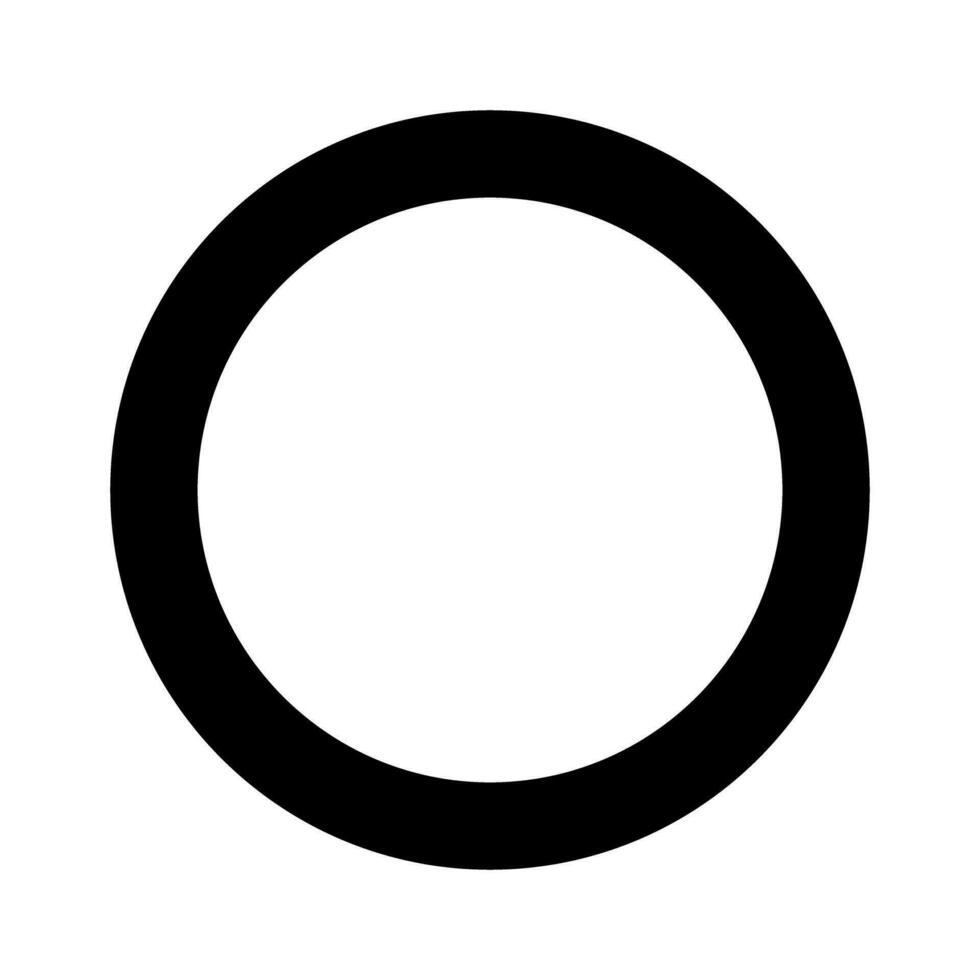
#> input picture circulo_anel.jpg, 980 x 980 px
$ python filtro_baixa.py   (older library calls are emulated)
#> lines starting #> are read from the running program, lines starting #| are printed output that depends on the picture
#> in main, img_original_bgr is the input picture: shape (980, 980, 3); min 0, max 255, mean 205.9
import cv2
import numpy as np
import matplotlib.pyplot as plt

def calcular_fft(imagem):
    """
    Calcula a Transformada de Fourier (FFT) 2D.
    """
    f = np.fft.fft2(imagem)
    fshift = np.fft.fftshift(f)
    # Soma +1 para evitar log(0)
    magnitude_spectrum = 20 * np.log(np.abs(fshift) + 1)
    return magnitude_spectrum

def aplicar_filtro_sobel(imagem_gray):
    """Aplica Sobel (Passa-Altas/Bordas)."""
    sobelx = cv2.Sobel(imagem_gray, cv2.CV_64F, 1, 0, ksize=3)
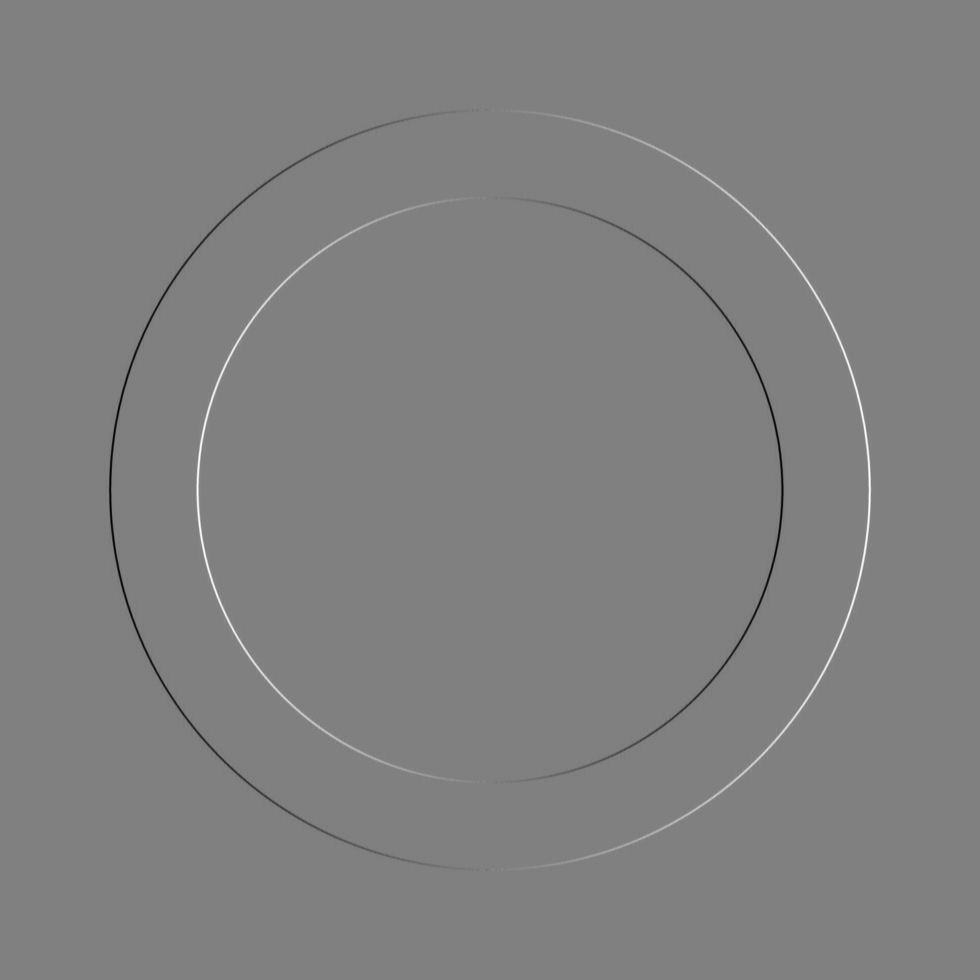
#> sobelx: shape (980, 980) float64; min -1018, max 1008, mean 0; drawn with min black and max white
    sobely = cv2.Sobel(imagem_gray, cv2.CV_64F, 0, 1, ksize=3)
    magnitude = np.sqrt(sobelx**2 + sobely**2)
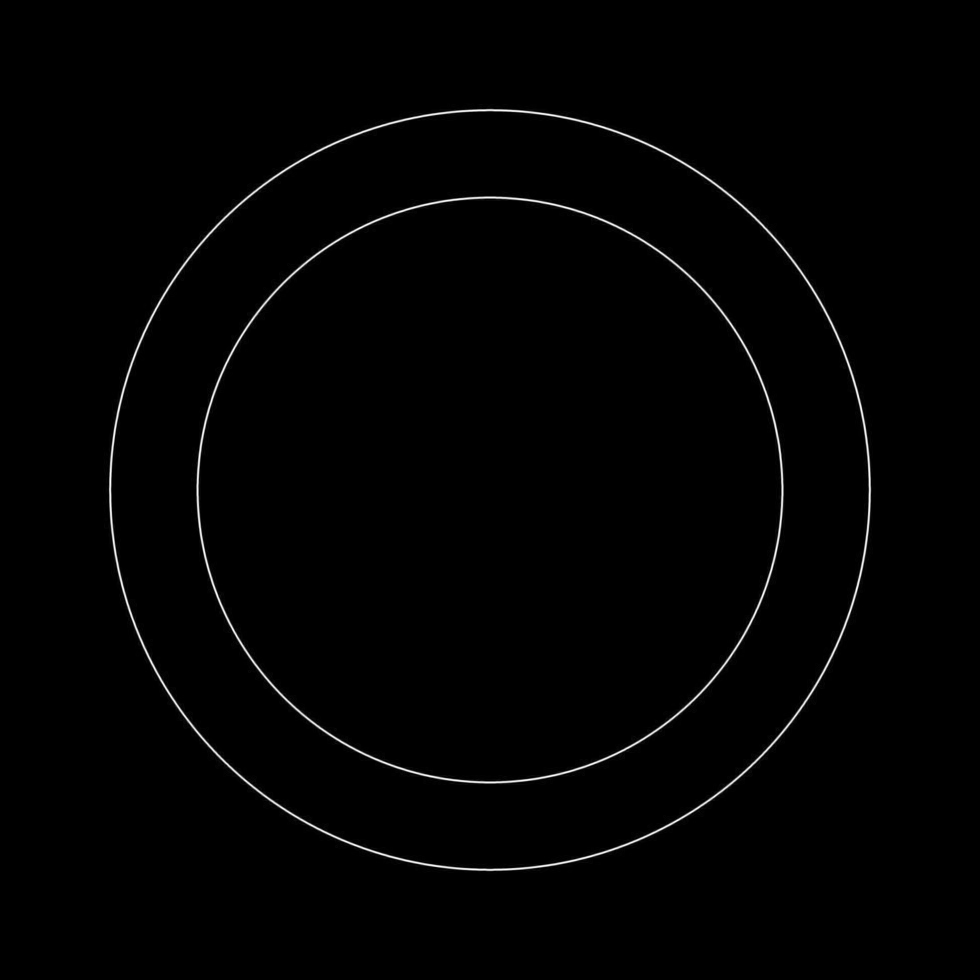
#> magnitude: shape (980, 980) float64; min 0, max 1024.6, mean 9.3; drawn with min black and max white
    magnitude = np.uint8(255 * magnitude / np.max(magnitude))
    return magnitude

def aplicar_filtro_passa_baixa(imagem_gray):
    """
    Aplica um Filtro Gaussiano Forte (Passa-Baixas/Blur).
    Isso elimina detalhes finos e deixa apenas as formas "grosseiras".
    """
    # Kernel (25, 25) é bem grande para deixar o efeito óbvio
    img_blur = cv2.GaussianBlur(imagem_gray, (25, 25), 0)
    return img_blur

def main():
    # --- 1. Carregamento ---
    # Substitua pelo caminho da sua imagem
    caminho_imagem = r'circulo_anel.jpg'

    # Tenta carregar. Se falhar, cria uma imagem sintética para teste
    img_original_bgr = cv2.imread(caminho_imagem)

    if img_original_bgr is None:
        print(f"Aviso: Imagem '{caminho_imagem}' não encontrada. Criando uma sintética.")
        img_original_bgr = np.zeros((300, 300, 3), dtype=np.uint8)
        cv2.rectangle(img_original_bgr, (50, 100), (250, 200), (255, 255, 255), -1)

    img_original_rgb = cv2.cvtColor(img_original_bgr, cv2.COLOR_BGR2RGB)
    img_gray = cv2.cvtColor(img_original_bgr, cv2.COLOR_BGR2GRAY)

    # --- 2. Aplicação dos Filtros ---

    # A. Passa-Baixa (Blur - Mantém o centro do espectro)
    img_baixa = aplicar_filtro_passa_baixa(img_gray)

    # B. Passa-Alta (Sobel - Mantém a periferia do espectro)
    img_alta = aplicar_filtro_sobel(img_gray)

    # --- 3. Cálculo das FFTs ---
    fft_original = calcular_fft(img_gray)
    fft_baixa = calcular_fft(img_baixa)
#> in calcular_fft (call 2), `magnitude_spectrum = 20 * np.log(np.abs(fshift) + 1)`:
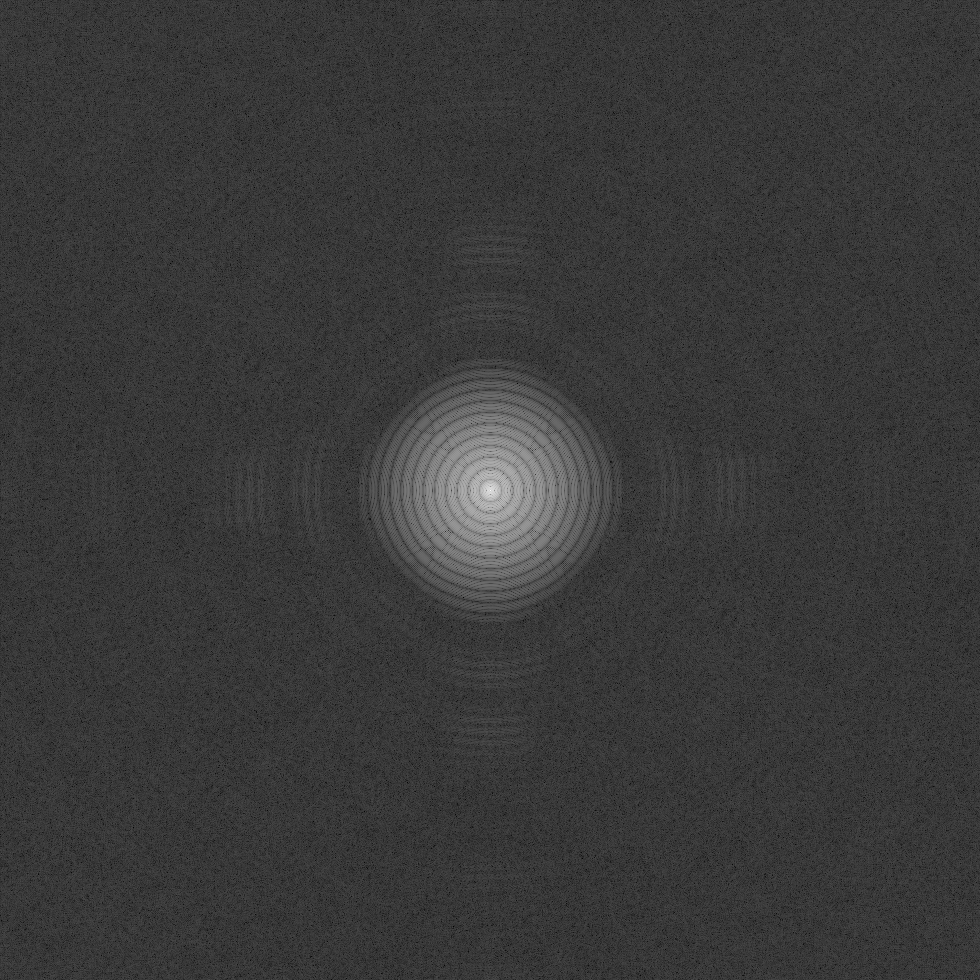
#> magnitude_spectrum: shape (980, 980) float64; min 3.51, max 382.1, mean 89.7; drawn with min black and max white
    fft_alta = calcular_fft(img_alta)
#> in calcular_fft (call 3), `magnitude_spectrum = 20 * np.log(np.abs(fshift) + 1)`:
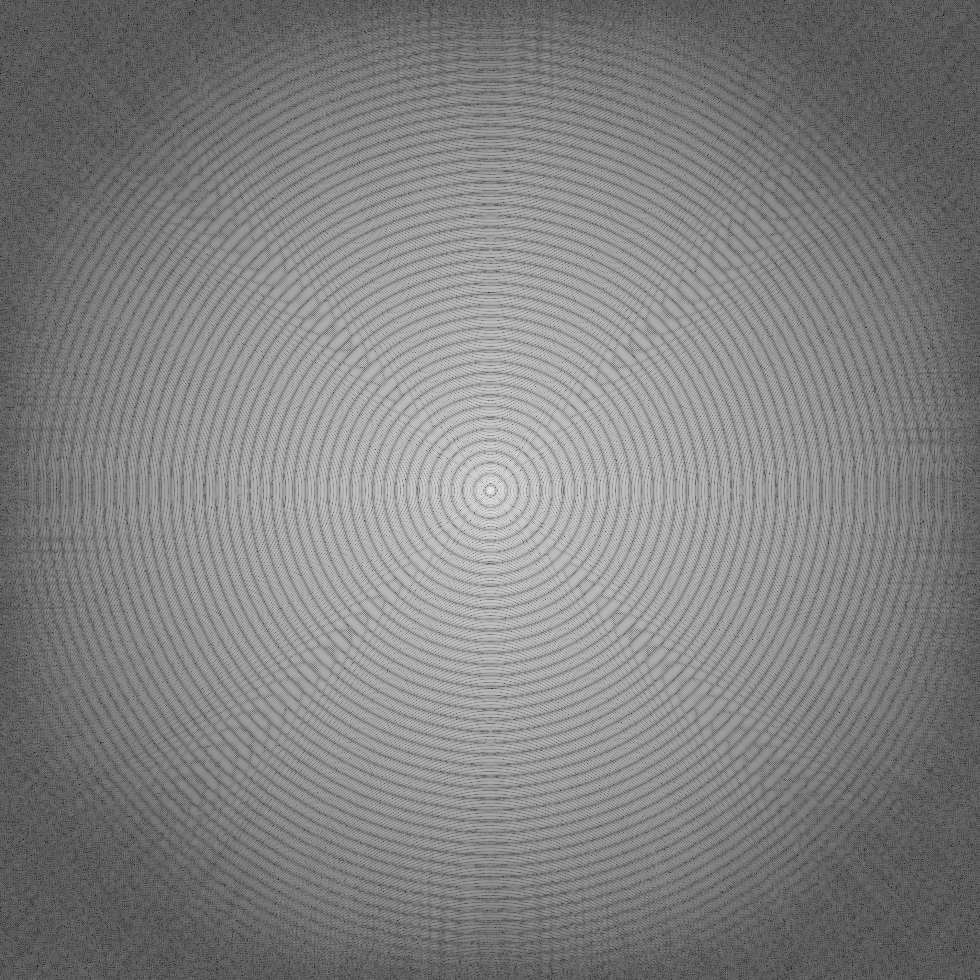
#> magnitude_spectrum: shape (980, 980) float64; min 10.44, max 291.9, mean 153.5; drawn with min black and max white

    # --- 4. Visualização (Grid 2x3) ---
    plt.figure(figsize=(16, 9))

    # --- COLUNA 1: ORIGINAL ---
    plt.subplot(2, 3, 1)
    plt.imshow(img_gray, cmap='gray')
    plt.title('ORIGINAL')
    plt.axis('off')

    plt.subplot(2, 3, 4)
    plt.imshow(fft_original, cmap='inferno')
    plt.title('Espectro Original\n(Mistura de tudo)')
    plt.axis('off')

    # --- COLUNA 2: PASSA-BAIXA (Blur) ---
    plt.subplot(2, 3, 2)
    plt.imshow(img_baixa, cmap='gray')
    plt.title('FILTRO PASSA-BAIXA (Blur)\nSuaviza bordas')
    plt.axis('off')

    plt.subplot(2, 3, 5)
    plt.imshow(fft_baixa, cmap='inferno')
    plt.title('Espectro Passa-Baixa\n(Brilho concentrado no CENTRO)')
    plt.axis('off')

    # --- COLUNA 3: PASSA-ALTA (Sobel) ---
    plt.subplot(2, 3, 3)
    plt.imshow(img_alta, cmap='gray')
    plt.title('FILTRO PASSA-ALTA (Bordas)\nRemove o fundo constante')
    plt.axis('off')

    plt.subplot(2, 3, 6)
    plt.imshow(fft_alta, cmap='inferno')
    plt.title('Espectro Passa-Alta\n(Centro escuro, bordas brilhantes)')
    plt.axis('off')

    plt.tight_layout()
    plt.show()

if __name__ == "__main__":
    main()

$ run again, with circulo.jpg copied over circulo_anel.jpg
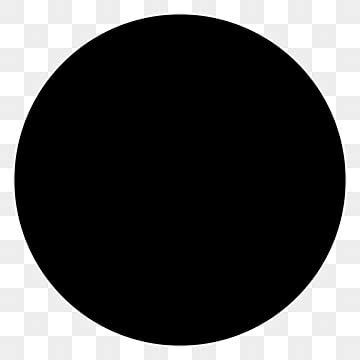
#> input picture circulo.jpg, 360 x 360 px
#> in main, img_original_bgr is the input picture: shape (360, 360, 3); min 0, max 255, mean 82.6
#> in aplicar_filtro_sobel, `sobelx = cv2.Sobel(imagem_gray, cv2.CV_64F, 1, 0, ksize=3)`:
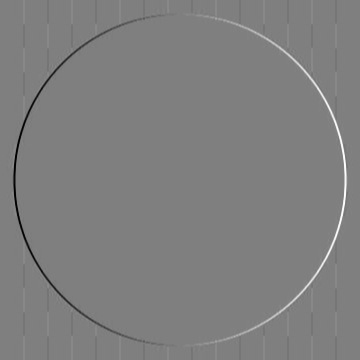
#> sobelx: shape (360, 360) float64; min -1020, max 1020, mean 0; drawn with min black and max white
#> in calcular_fft (call 3), `magnitude_spectrum = 20 * np.log(np.abs(fshift) + 1)`:
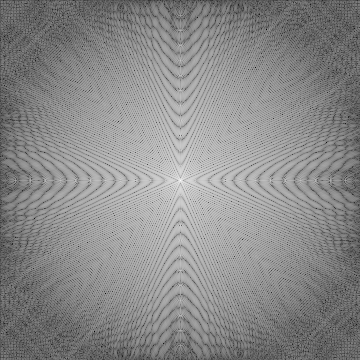
#> magnitude_spectrum: shape (360, 360) float64; min 7.92, max 266.1, mean 148; drawn with min black and max white
